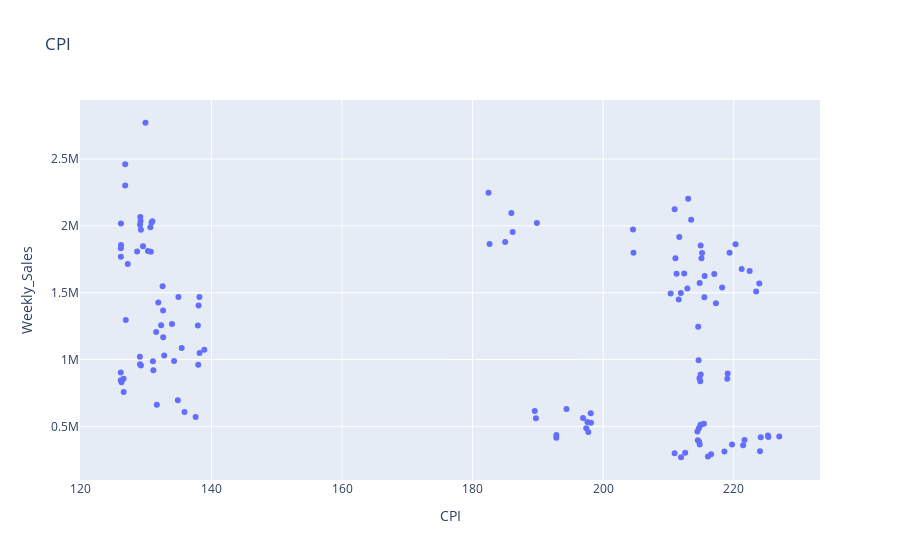

Notebook code cell kept with this figure:
### Code cell
px.scatter(df, x="CPI",y="Weekly_Sales", title="CPI")

### Figure 1 — Plotly figure (JSON) as saved in the notebook; plotly's stock layout.template omitted (floating-point values rounded to 4 significant figures; data arrays with more than 128 entries replaced by an {"elided": "..."} marker saying what was removed)
{"data": [{"hovertemplate": "CPI=%{x}<br>Weekly_Sales=%{y}<extra></extra>", "legendgroup": "", "marker": {"color": "#636efa", "symbol": "circle"}, "mode": "markers", "name": "", "orientation": "v", "showlegend": false, "type": "scatter", "x": {"elided": "136 float values"}, "xaxis": "x", "y": {"elided": "136 float values"}, "yaxis": "y"}], "layout": {"legend": {"tracegroupgap": 0}, "title": {"text": "CPI"}, "xaxis": {"anchor": "y", "domain": [0, 1], "title": {"text": "CPI"}}, "yaxis": {"anchor": "x", "domain": [0, 1], "title": {"text": "Weekly_Sales"}}}}
